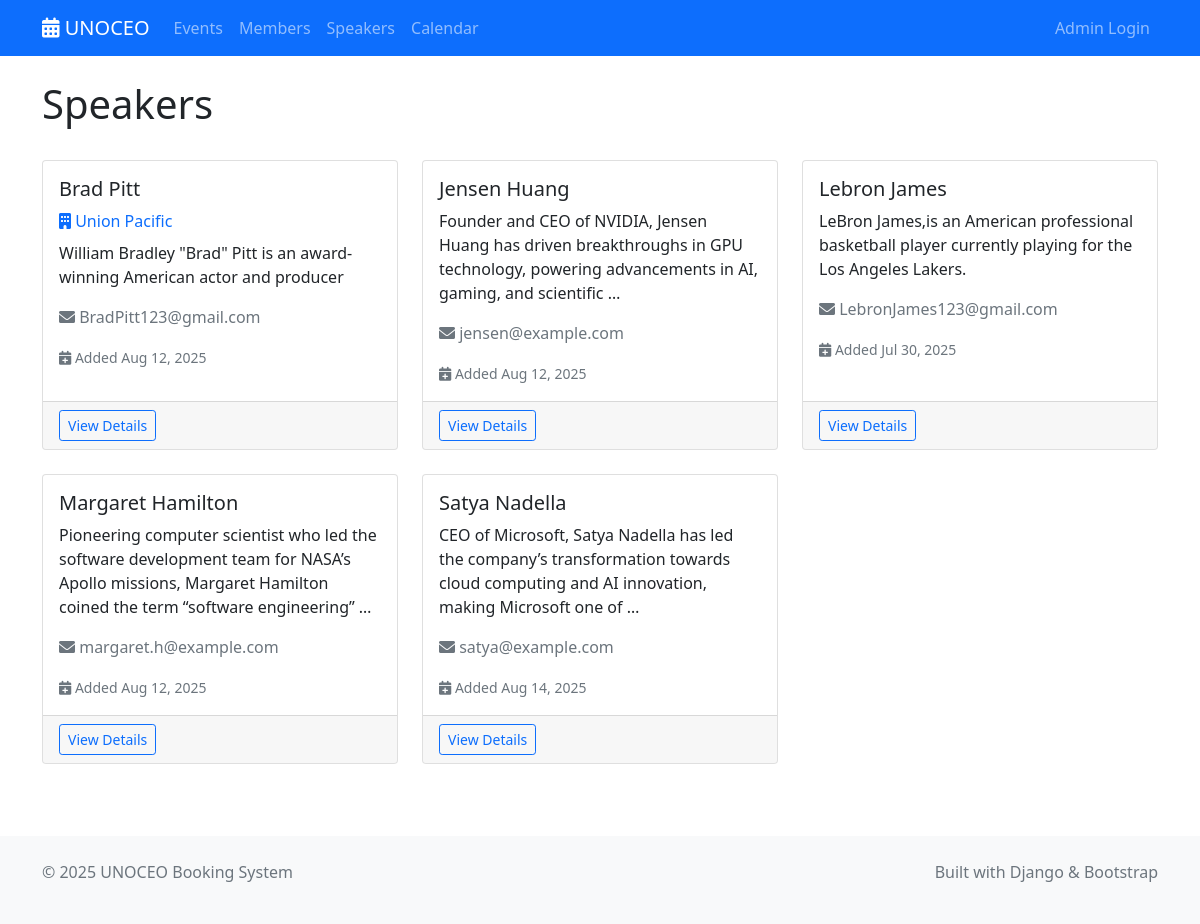
Screenshot of /speakers/ with the database file from the repository.
### shared/models.py (models this page shows, shortened)
class Speaker(models.Model):
    name = models.CharField(max_length=200)
    email = models.EmailField(validators=[EmailValidator()])
    bio = models.TextField(blank=True)
    company_name = models.CharField(max_length=200, blank=True, help_text="Speaker's company or organization")
    created_at = models.DateTimeField(auto_now_add=True)
    updated_at = models.DateTimeField(auto_now=True)
    class Meta:
        ordering = ['name']

### speaker_management/display/views.py (the view)
# urls.py: path('', views.SpeakerListView.as_view(), name='list'),
class SpeakerListView(ListView):
    model = Speaker
    template_name = 'speaker_management/list.html'
    context_object_name = 'speakers'
    paginate_by = 20
    def get_queryset(self):
        return Speaker.objects.all().order_by('name')

### speaker_management/display/templates/speaker_management/list.html (shortened to what this page needs)
{% extends 'base.html' %}
{% block content %}
<div class="container mt-4">
    <div class="d-flex justify-content-between align-items-center mb-4">
        <h1>Speakers</h1>
    </div>
    {% if speakers %}
        <div class="row">
            {% for speaker in speakers %}
                <div class="col-md-6 col-lg-4 mb-4">
                    <div class="card h-100">
                        <div class="card-body">
                            <h5 class="card-title">{{ speaker.name }}</h5>
                            {% if speaker.company_name %}
                                <p class="text-primary mb-2">
                                    <i class="fas fa-building"></i> {{ speaker.company_name }}
                                </p>
                            {% endif %}
                            <p class="card-text">{{ speaker.bio|truncatewords:20|default:"No biography available." }}</p>
                            <p class="text-muted">
                                <i class="fas fa-envelope"></i> {{ speaker.email }}
                            </p>
                            <div class="mt-auto">
                                <small class="text-muted">
                                    <i class="fas fa-calendar-plus"></i> Added {{ speaker.created_at|date:"M d, Y" }}
                                </small>
                            </div>
                        </div>
                        <div class="card-footer">
                            <div class="d-flex justify-content-between">
                                <a href="{% url 'speaker_management:detail' speaker.pk %}" class="btn btn-outline-primary btn-sm">
                                    View Details
                                </a>
                            </div>
                        </div>
                    </div>
                </div>
            {% endfor %}
        </div>
    {% endif %}
</div>
{% endblock %}

### rows the page displays
Speaker: name "Brad Pitt", company_name "Union Pacific", bio "William Bradley \"Brad\" Pitt is an award-winning American actor and producer", email "BradPitt123@gmail.com", created_at "Aug 12, 2025"
Speaker: name "Jensen Huang", bio "Founder and CEO of NVIDIA, Jensen Huang has driven breakthroughs in GPU technology, powering advancements in AI, gaming, and scientific …", email "jensen@example.com", created_at "Aug 12, 2025"
Speaker: name "Lebron James", bio "LeBron James,is an American professional basketball player currently playing for the Los Angeles Lakers.", email "LebronJames123@gmail.com", created_at "Jul 30, 2025"
Speaker: name "Margaret Hamilton", bio "Pioneering computer scientist who led the software development team for NASA’s Apollo missions, Margaret Hamilton coined the term “software engineering” …", email "margaret.h@example.com", created_at "Aug 12, 2025"
Speaker: name "Satya Nadella", bio "CEO of Microsoft, Satya Nadella has led the company’s transformation towards cloud computing and AI innovation, making Microsoft one of …", email "satya@example.com", created_at "Aug 14, 2025"
